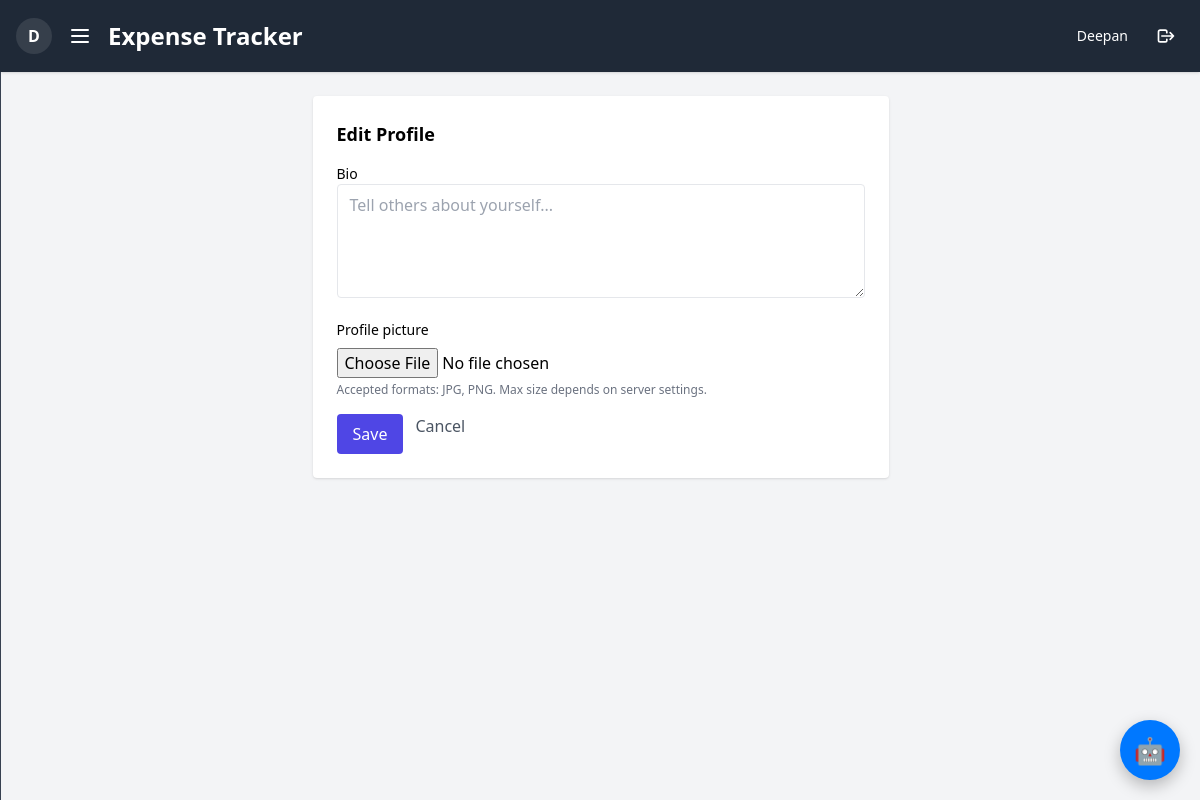
Before: /profile/edit/ (signed in) with the older database file.
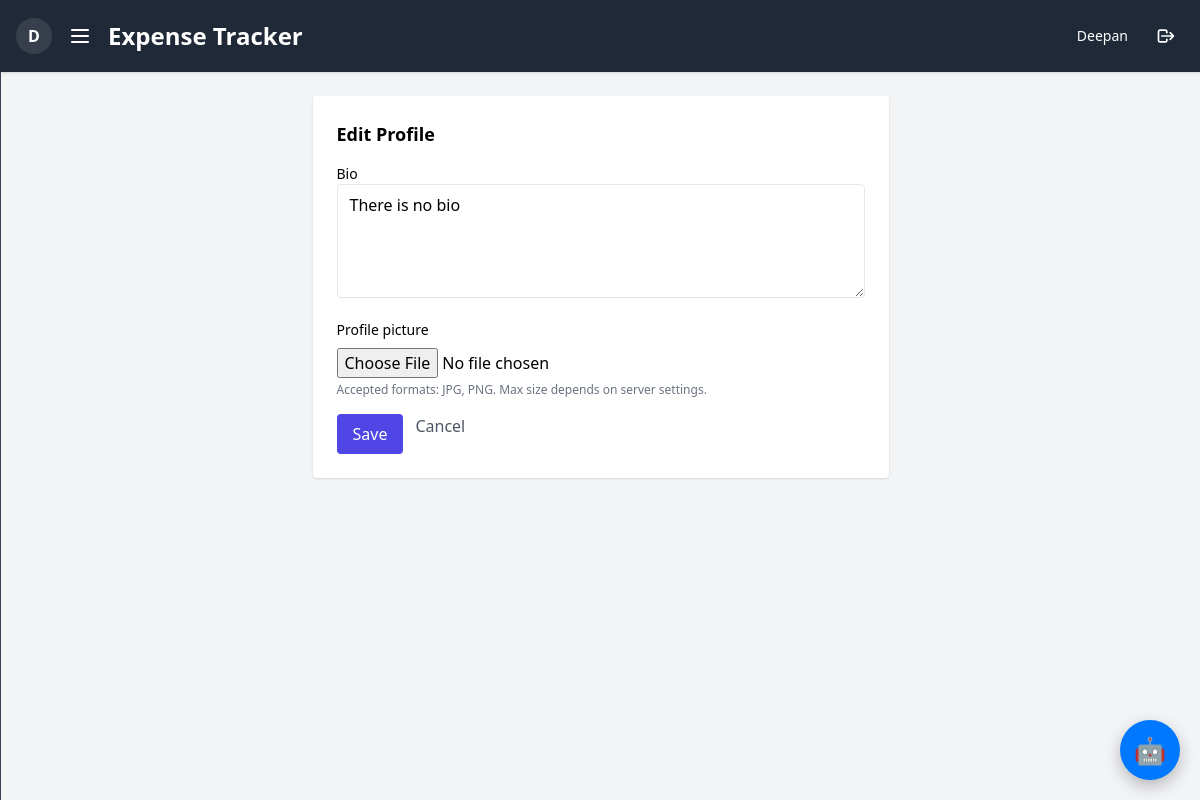
After: the same page with the newer database file.
### expenses/models.py (models this page shows)
class Profile(models.Model):
    user = models.OneToOneField(User, on_delete=models.CASCADE)
    bio = models.TextField(blank=True, null=True)
    profile_pic = models.ImageField(upload_to='profile_pics/', blank=True, null=True)

### expenses/views.py (the view)
# urls.py: path('profile/edit/', views.profile_edit, name='profile_edit'),
@login_required
def profile_edit(request):
    profile = getattr(request.user, 'profile', None)
    if request.method == 'POST':
        form = ProfileForm(request.POST, request.FILES, instance=profile)
        if form.is_valid():
            form.save()
            return redirect('profile')
    else:
        form = ProfileForm(instance=profile)
    return render(request, 'expenses/profile_edit.html', {'form': form, 'profile': profile})

### expenses/forms.py
class ProfileForm(forms.ModelForm):
    class Meta:
        model = Profile
        fields = ['bio', 'profile_pic']
        widgets = {
            'bio': forms.Textarea(attrs={'rows': 4, 'class': 'w-full border rounded px-3 py-2', 'placeholder': 'Tell others about yourself...'}),
            'profile_pic': forms.ClearableFileInput(attrs={'class': 'mt-2'}),
        }

### expenses/templates/expenses/profile_edit.html (shortened to what this page needs)
{% extends 'expenses/base.html' %}
{% block content %}
<div class="max-w-xl mx-auto bg-white p-6 rounded shadow">
  <h2 class="text-lg font-semibold mb-4">Edit Profile</h2>
  <form method="post" enctype="multipart/form-data" class="space-y-4">
    <div>
      <label class="block text-sm font-medium">Bio</label>
      {{ form.bio }}
    </div>
    <div>
      <label class="block text-sm font-medium">Profile picture</label>
      {{ form.profile_pic }}
      <p class="text-xs text-gray-500 mt-1">Accepted formats: JPG, PNG. Max size depends on server settings.</p>
    </div>
    <div class="flex gap-3 mt-4">
      <button type="submit" class="bg-indigo-600 text-white px-4 py-2 rounded hover:bg-indigo-700">Save</button>
      <a href="{% url 'profile' %}" class="text-gray-600 hover:underline">Cancel</a>
    </div>
  </form>
</div>
{% endblock %}

Changed rows visible on the page:
changed Profile: bio (not shown) → "There is no bio"
